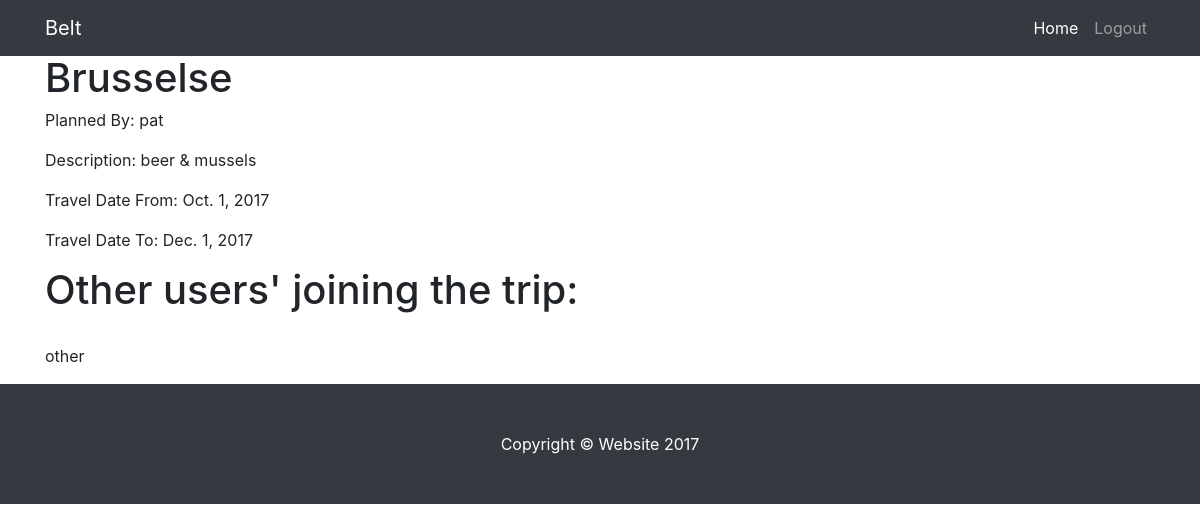
The app's page /travels/destination/1/ (signed in) with its own data.
### trip_manager/models.py (models this page shows)
class Trip(models.Model):
    planner = models.ForeignKey(
        User,
        related_name='trips',
    )
    guests = models.ManyToManyField(
        User,
        related_name='guest_trips',
        blank=True,
    )
    destination = models.CharField(max_length=150)
    description = models.CharField(max_length=150)
    date_from = models.DateField()
    date_to = models.DateField()

### trip_manager/views.py (the view)
# urls.py: url(r'^destination/(?P<pk>[0-9]+)/$', TripDetail.as_view(), name='detail'),
class TripDetail(LoginRequiredMixin, DetailView):
    login_required = True
    login_url = reverse_lazy('login:signin')
    model = Trip

### trip_manager/templates/trip_manager/trip_detail.html
{% extends "belt/base.html" %}
{% block content %}
    <h1>{{ object.destination }}</h1>
    <p>Planned By: {{ object.planner }}</p>
    <p>Description: {{ object.description }}</p>
    <p>Travel Date From: {{ object.date_from }}</p>
    <p>Travel Date To: {{ object.date_to }}</p>
    <h1>Other users' joining the trip:</h1>
    <br>
    {% for user in object.guests.all %}
        <p>{{ user }}</p>
    {% endfor %}
{% endblock  %}

### belt/static/belt/css/heroic-features.css (style rules this page uses)
body { padding-top: 54px; }
@media (min-width: 992px) { body { padding-top: 56px; } }

### records on screen
Trip: destination "Brusselse", planner "pat", description "beer & mussels", date_from "Oct. 1, 2017", date_to "Dec. 1, 2017"

### other values on screen
{{ user }} "other"
